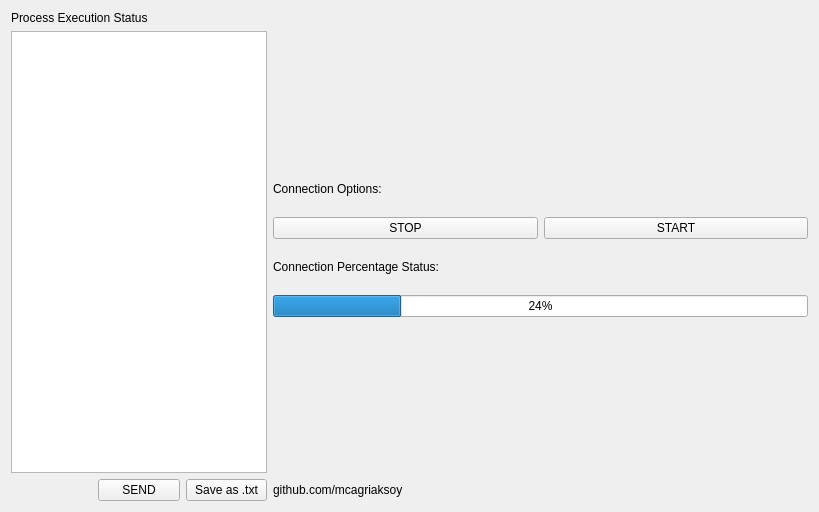
<?xml version="1.0" encoding="UTF-8"?>
<ui version="4.0">
 <class>progScrn</class>
 <widget class="QWidget" name="progScrn">
  <property name="geometry">
   <rect>
    <x>0</x>
    <y>0</y>
    <width>819</width>
    <height>512</height>
   </rect>
  </property>
  <property name="windowTitle">
   <string>Form</string>
  </property>
  <layout class="QGridLayout" name="progScrn_glyt">
   <item row="3" column="2">
    <widget class="QPushButton" name="pushButton_5">
     <property name="text">
      <string>Save as .txt</string>
     </property>
    </widget>
   </item>
   <item row="0" column="0" rowspan="3" colspan="3">
    <layout class="QGridLayout" name="excStatus_glyt">
     <item row="1" column="0">
      <widget class="QLabel" name="excStatus_title_lbl">
       <property name="text">
        <string>Process Execution Status</string>
       </property>
      </widget>
     </item>
     <item row="2" column="0">
      <widget class="QTextEdit" name="excStatus_main_txte"/>
     </item>
    </layout>
   </item>
   <item row="1" column="3">
    <layout class="QVBoxLayout" name="verticalLayout">
     <item>
      <widget class="QLabel" name="label_10">
       <property name="text">
        <string>Connection Options:</string>
       </property>
      </widget>
     </item>
     <item>
      <layout class="QHBoxLayout" name="horizontalLayout_2">
       <item>
        <widget class="QPushButton" name="pushButton_2">
         <property name="text">
          <string>STOP</string>
         </property>
        </widget>
       </item>
       <item>
        <widget class="QPushButton" name="pushButton">
         <property name="text">
          <string>START</string>
         </property>
        </widget>
       </item>
      </layout>
     </item>
     <item>
      <widget class="QLabel" name="label_8">
       <property name="text">
        <string>Connection Percentage Status:</string>
       </property>
      </widget>
     </item>
     <item>
      <widget class="QProgressBar" name="progressBar">
       <property name="value">
        <number>24</number>
       </property>
      </widget>
     </item>
    </layout>
   </item>
   <item row="3" column="3">
    <widget class="QLabel" name="progScrn_lbl">
     <property name="text">
      <string>github.com/mcagriaksoy</string>
     </property>
    </widget>
   </item>
   <item row="3" column="1">
    <widget class="QPushButton" name="pushButton_3">
     <property name="text">
      <string>SEND</string>
     </property>
    </widget>
   </item>
  </layout>
 </widget>
 <resources/>
 <connections/>
</ui>
